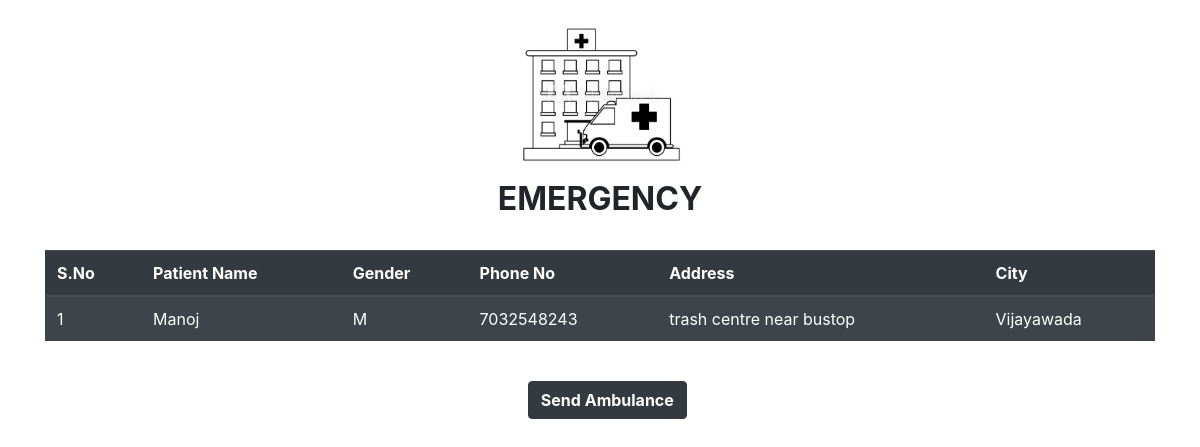
Before: /vc/1/callambulance (signed in) with the older database file.
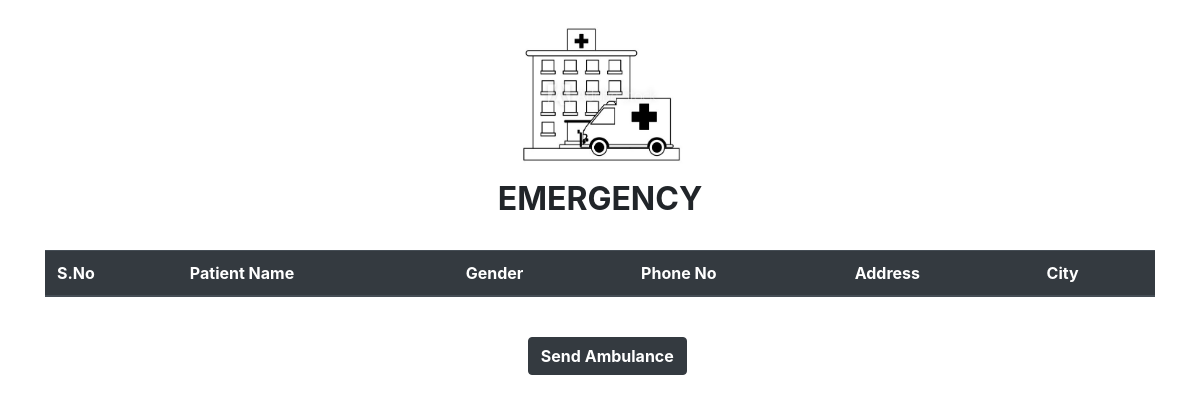
After: the same page with the newer database file.
### C19V/models.py (models this page shows, shortened)
class VaccinatedPerson(models.Model):
    GENDER_CHOICES = (('M','Male'),('F','Female'))
    user = models.OneToOneField(User,on_delete=CASCADE)
    name = models.CharField(max_length=50,null=True)
    gender = models.CharField(max_length=1,choices=GENDER_CHOICES,null=True)
    dob = models.DateField(null=True)
    phone_no =models.CharField(max_length=10,null=True)
    address = models.TextField(max_length=128,null=True)
    city = models.CharField(max_length=50,null=True)
    state = models.CharField(max_length=50,null=True)
    date_created = models.DateTimeField(auto_now_add=True)
    centre = models.CharField(max_length=50,null=True) # TestCentre's name

### C19V/views.py (the view)
# urls.py: path('vc/<str:pk>/callambulance',views.call,name='call_ambulance'),                         # to view critical patients
@decorators.VC_required(login_url='loginvc')
def call(request,pk):
    centre =  models.TestCentre.objects.get(id=pk)
    patients = models.VaccinatedPerson.objects.filter(centre=centre.name)
    serious = []                                  # to store list of patients whose status is bad and vaccinated in that centre
    for i in patients:
        stat = models.Status.objects.filter(person=i).last()
        if stat != None and stat.status == 'Bad':
            serious.append(i)
    context = {'patients':serious}
    return render(request,'callambulance.html',context)

### C19V/templates/callambulance.html
{% load static %}
<link rel="stylesheet" href="https://maxcdn.bootstrapcdn.com/bootstrap/4.5.2/css/bootstrap.min.css">
<div class="container">
    <img src="{% static '/images/amb1.jpg' %}" class="rounded" style="margin-left: 42%;" alt="Ambulance" width="180" height="180">
    <h2 style="text-align: center;"><b>EMERGENCY</b></h2><br>
    <table class="table table-dark table-striped">
    <tbody>
        <thead>
            <tr>
                <th>S.No</th>
                <th>Patient Name</th>
                <th>Gender</th>
                <th>Phone No</th>
                <th>Address</th>
                <th>City</th>
            </tr>
        </thead>
    {% for pat in patients %}
    <tr>
        <td>{{forloop.counter}}</td>
        <td>{{pat.name}}</td>
        <td>{{pat.gender}}</td>
        <td>{{pat.phone_no}}</td>
        <td>{{pat.address}}</td>
        <td>{{pat.city}}</td>
    </tr>
    {% endfor %}
    </tbody>
</table>
    <br>
    <button type="button" class="btn btn-dark" style="margin-left: 43.5%;"><b>Send Ambulance</b></button>
</div>

Changed rows visible on the page:
removed VaccinatedPerson: name "Manoj", gender "M", phone_no "7032548243", address "trash centre near bustop", city "Vijayawada"
